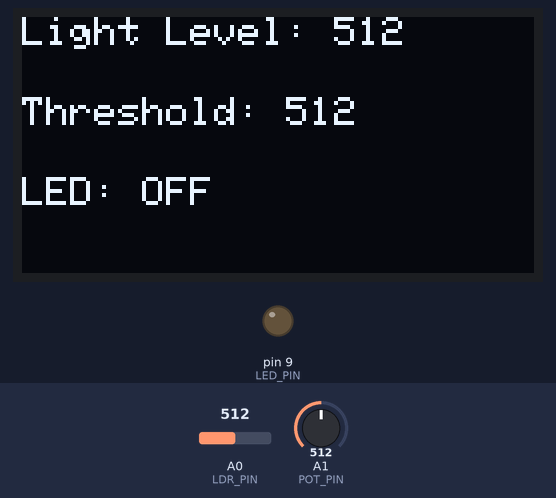
Bench run of a sketch on a simulated Arduino Uno, built with avr-gcc and run on an emulated ATmega328P. On the bench: 128×64 one-colour display, output pins drawn as LEDs (lit = HIGH). Inputs (shaded band) come from the test bench; at power-on: A1 (POT_PIN) = 512, A0 (LDR_PIN) = 512.

Above: at 1.3 s.
1.4 s: A1 (POT_PIN) set to 716
At 2.7 s:
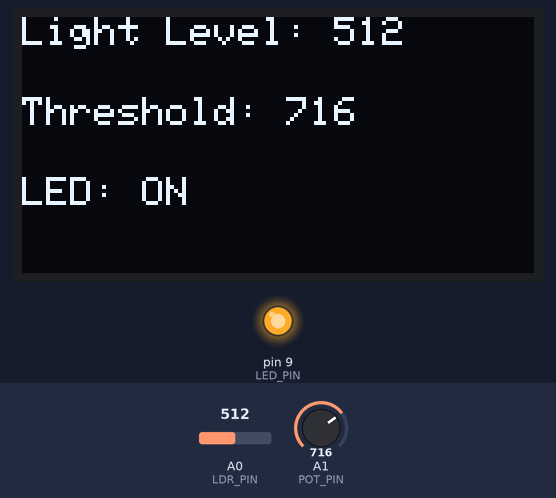
3.1 s: A0 (LDR_PIN) set to 701
At 3.7 s:
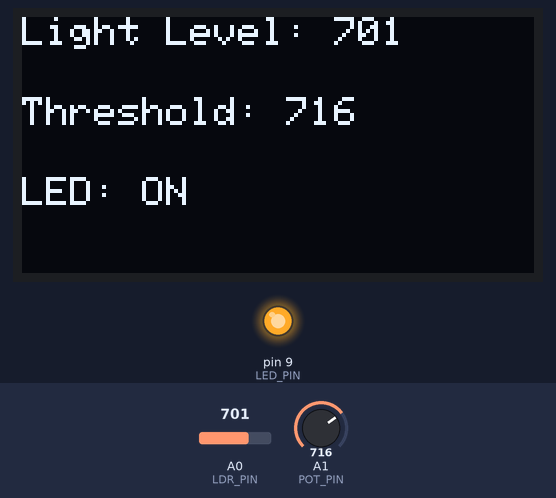
4.7 s: A0 (LDR_PIN) set to 730
At 5.8 s:
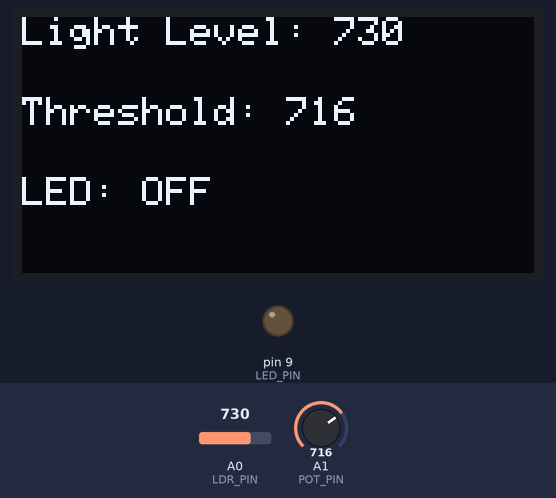
6.3 s: A1 (POT_PIN) set to 744
At 6.7 s:
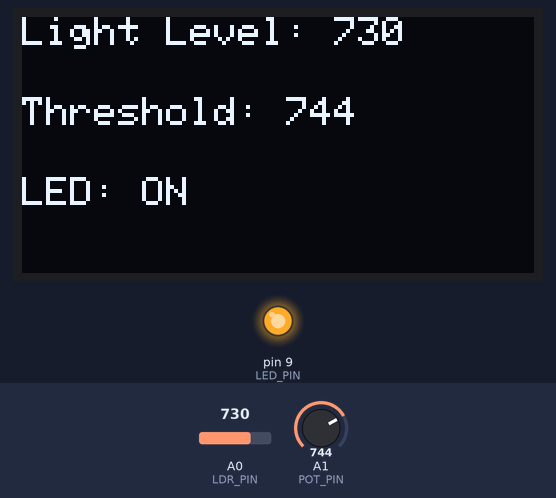
7.9 s: A0 (LDR_PIN) set to 716
At 8.9 s:
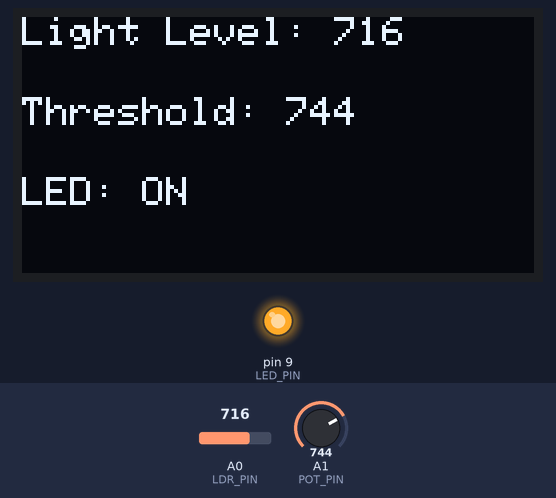
9.5 s: A1 (POT_PIN) set to 900
At 11.0 s:
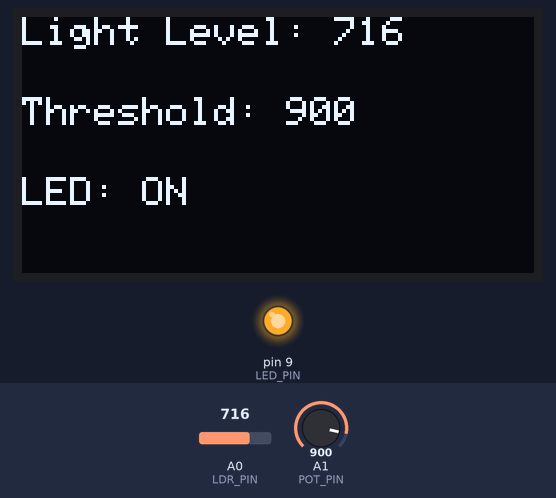
Timing chart, 0 to 12.1 s (numbered marks = the images above; inputs shaded):
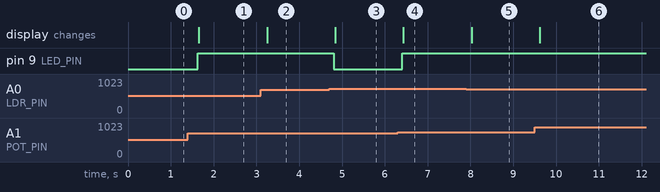

Measured:
- the behaviour switches between 715 and 716 on A0 (LDR_PIN) (found by bisection; images 2 and 3)
- the behaviour switches between 730 and 731 on A1 (POT_PIN) (found by bisection; images 3 and 4)
- after the input at 1.4 s, pin 9 (LED_PIN): LOW → HIGH after 0.22 s; the display: changes after 0.25 s (image 1)
- after the input at 3.1 s, the display: changes after 0.15 s (image 2)
- after the input at 4.7 s, pin 9 (LED_PIN): HIGH → LOW after 0.11 s; the display: changes after 0.14 s (image 3)
- after the input at 6.3 s, pin 9 (LED_PIN): LOW → HIGH after 0.10 s; the display: changes after 0.13 s (image 4)
- after the input at 7.9 s, the display: changes after 0.12 s (image 5)
- after the input at 9.5 s, the display: changes after 0.12 s (image 6)

The sketch:

SmartNightLight.ino
```cpp
/*
-------------------------------------------------------
Smart Night-Light System
-------------------------------------------------------

This system automatically turns on an LED when
ambient light levels fall below a threshold.

Inputs
------
LDR (Light Dependent Resistor) -> Detects light level
Potentiometer                  -> User-adjustable threshold

Outputs
-------
LED        -> Turns ON in darkness
OLED       -> Displays light values and system state

Concept
-------
The Arduino continuously reads the light sensor
and compares it with the threshold value.

If light < threshold -> LED ON
If light >= threshold -> LED OFF

-------------------------------------------------------
*/

#include <Wire.h>
#include <Adafruit_GFX.h>
#include <Adafruit_SSD1306.h>


#define SCREEN_WIDTH 128
#define SCREEN_HEIGHT 64

Adafruit_SSD1306 display(SCREEN_WIDTH, SCREEN_HEIGHT, &Wire, -1);


// Pin definitions
#define LDR_PIN A0
#define POT_PIN A1
#define LED_PIN 9


// Variables storing analog sensor values
int lightValue;
int threshold;


void setup() {

  Serial.begin(9600);

  // LED must be configured as output
  pinMode(LED_PIN, OUTPUT);


  // Initialize OLED display
  if(!display.begin(SSD1306_SWITCHCAPVCC, 0x3C)) {
    Serial.println("OLED failed");
    while(true);
  }

  display.clearDisplay();
}


void loop() {

  /*
  analogRead() converts analog voltage into
  a digital number between 0 and 1023.

  Higher value usually means more light depending
  on how the LDR circuit is wired.
  */
  lightValue = analogRead(LDR_PIN);


  /*
  The potentiometer controls the threshold value.

  This allows the user to adjust when the LED
  should activate.
  */
  threshold = analogRead(POT_PIN);


  /*
  Decision Logic
  --------------

  Compare the measured light level with the
  threshold chosen by the user.
  */

  if(lightValue < threshold) {

    // Dark environment → turn LED ON
    digitalWrite(LED_PIN, HIGH);

  }
  else {

    // Bright environment → turn LED OFF
    digitalWrite(LED_PIN, LOW);

  }


  /*
  OLED Display Feedback
  ---------------------

  Shows sensor values and LED state.
  */

  display.clearDisplay();

  display.setTextSize(1);
  display.setTextColor(WHITE);

  display.setCursor(0,0);
  display.print("Light Level: ");
  display.println(lightValue);

  display.setCursor(0,20);
  display.print("Threshold: ");
  display.println(threshold);

  display.setCursor(0,40);

  if(lightValue < threshold){
    display.println("LED: ON");
  }
  else{
    display.println("LED: OFF");
  }

  display.display();


  /*
  Small delay to prevent excessive display
  refreshing and reduce flickering.
  */
  delay(500);
}
```
